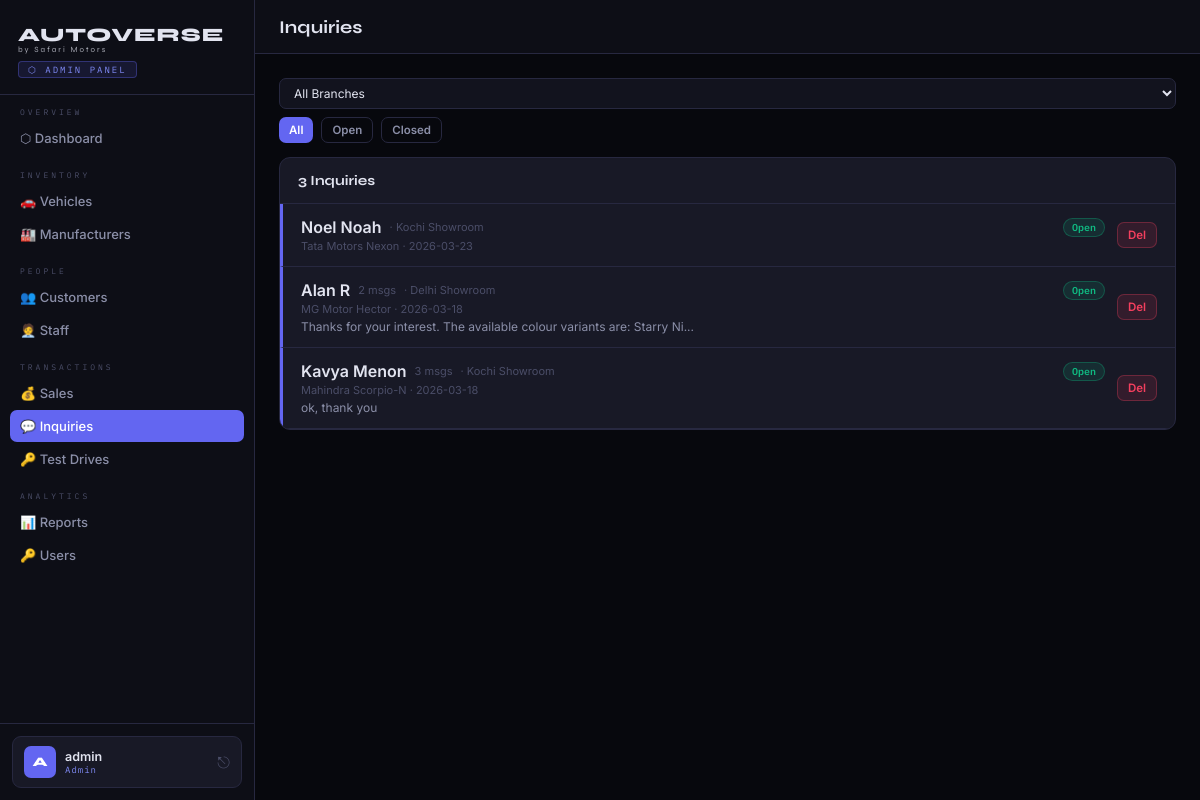
The page /admin/inquiries (signed in) on the database its author committed.
### tables this page shows
CREATE TABLE Inquiry (
            inquiry_id INTEGER PRIMARY KEY AUTOINCREMENT,
            customer_id INTEGER NOT NULL,
            vehicle_id INTEGER NOT NULL,
            branch TEXT NOT NULL,
            staff_id INTEGER,
            inquiry_date TEXT NOT NULL,
            status TEXT DEFAULT 'open' CHECK(status IN ('open','closed')),
            FOREIGN KEY (customer_id) REFERENCES Customer(customer_id) ON DELETE CASCADE,
            FOREIGN KEY (vehicle_id) REFERENCES Vehicle(vehicle_id) ON DELETE CASCADE,
            FOREIGN KEY (staff_id) REFERENCES Sales_Staff(staff_id) ON DELETE SET NULL
        );

CREATE TABLE Customer (
            customer_id INTEGER PRIMARY KEY AUTOINCREMENT,
            name TEXT NOT NULL,
            phone TEXT,
            email TEXT,
            address TEXT,
            user_id INTEGER,
            FOREIGN KEY (user_id) REFERENCES Users(user_id) ON DELETE SET NULL
        );

### app.py (the view)
@app.route('/admin/inquiries')
@login_required
@role_required('admin')
def admin_inquiries():
    db = get_db()
    branch_f = request.args.get('branch',''); status_f = request.args.get('status','')
    q = """SELECT i.*, c.name as customer_name, m.name||' '||v.model as vehicle,
               ss.name as staff_name,
               (SELECT COUNT(*) FROM InquiryMessage im WHERE im.inquiry_id=i.inquiry_id) as msg_count,
               (SELECT sent_at FROM InquiryMessage im WHERE im.inquiry_id=i.inquiry_id ORDER BY sent_at DESC LIMIT 1) as last_msg_at,
               (SELECT message FROM InquiryMessage im WHERE im.inquiry_id=i.inquiry_id ORDER BY sent_at DESC LIMIT 1) as last_msg
        FROM Inquiry i JOIN Customer c ON i.customer_id=c.customer_id
        JOIN Vehicle v ON i.vehicle_id=v.vehicle_id
        JOIN Manufacturer m ON v.manufacturer_id=m.manufacturer_id
        LEFT JOIN Sales_Staff ss ON i.staff_id=ss.staff_id WHERE 1=1"""
    params = []
    if branch_f: q += " AND i.branch=?"; params.append(branch_f)
    if status_f: q += " AND i.status=?"; params.append(status_f)
    rows = db.execute(q+" ORDER BY COALESCE(last_msg_at, i.inquiry_date) DESC", params).fetchall()
    unread = db.execute("""SELECT COUNT(*) FROM InquiryMessage
        WHERE sender_role='customer' AND is_read=0""").fetchone()[0]
    db.close()
    return render_template('admin/inquiries.html', inquiries=rows,
                           branch_filter=branch_f, status_filter=status_f,
                           unread=unread, branches=BRANCHES)

### app.py (called while the page is built)
def login_required(f):
    @wraps(f)
    def decorated(*args, **kwargs):
        if 'user_id' not in session:
            flash('Please log in to continue.', 'warning')
            return redirect(url_for('login'))
        return f(*args, **kwargs)
    return decorated

def role_required(*roles):
    def decorator(f):
        @wraps(f)
        def decorated(*args, **kwargs):
            if session.get('role') not in roles:
                flash('Access denied.', 'danger')
                return redirect(url_for('dashboard'))
            return f(*args, **kwargs)
        return decorated
    return decorator

### database.py (called while the page is built)
def get_db():
    conn = sqlite3.connect(DB_PATH)
    conn.row_factory = sqlite3.Row
    conn.execute("PRAGMA foreign_keys = ON")
    return conn

### templates/admin/inquiries.html (shortened to what this page needs)
{% extends 'admin/base.html' %}
{% block page_title %}Inquiries{% endblock %}
{% block content %}
<div style="display:flex;gap:8px;margin-bottom:14px;flex-wrap:wrap;">
  <select onchange="location='?branch='+this.value+'&status={{ status_filter }}'" style="font-size:12px;padding:6px 10px;">
    <option value="">All Branches</option>
  </select>
  {% for s in ['','open','closed'] %}
  <a href="?branch={{ branch_filter }}&status={{ s }}" class="btn {% if status_filter==s %}btn-primary{% else %}btn-ghost{% endif %} btn-sm">
    {{ {'':'All','open':'Open','closed':'Closed'}.get(s,s) }}
  </a>
  {% endfor %}
</div>
<div class="card">
  <div class="card-hdr">
    <span class="card-title">{{ inquiries|length }} Inquiries</span>
  </div>
  {% if inquiries %}
    {% for i in inquiries %}
    <a href="{{ url_for('admin_inquiry_chat', id=i.inquiry_id) }}" style="text-decoration:none;display:block;">
      <div style="padding:13px 18px;border-bottom:1px solid var(--border);
                  border-left:3px solid {% if i.status=='closed' %}var(--t3){% else %}var(--accent){% endif %};
                  cursor:pointer;transition:background 0.15s;" onmouseover="this.style.background='var(--surface2)'" onmouseout="this.style.background='transparent'">
        <div style="display:flex;align-items:center;gap:12px;flex-wrap:wrap;">
          <div style="flex:1;min-width:0;">
            <div style="display:flex;align-items:center;gap:8px;flex-wrap:wrap;">
              <span class="td-main">{{ i.customer_name }}</span>
              {% if i.msg_count and i.msg_count > 0 %}<span style="font-size:11px;color:var(--t3);">{{ i.msg_count }} msgs</span>{% endif %}
              <span style="font-size:11px;color:var(--t3);">· {{ i.branch }}</span>
              <span class="badge {% if i.status=='open' %}b-available{% else %}b-closed{% endif %}" style="margin-left:auto;">{{ i.status }}</span>
            </div>
            <div style="font-size:11px;color:var(--t3);margin-top:2px;">{{ i.vehicle }} · {{ i.inquiry_date }}</div>
            {% if i.last_msg %}<div style="font-size:12px;color:var(--t2);margin-top:3px;white-space:nowrap;overflow:hidden;text-overflow:ellipsis;">{{ i.last_msg[:70] }}{% if i.last_msg|length>70 %}...{% endif %}</div>{% endif %}
          </div>
          <form method="POST" action="{{ url_for('admin_delete_inquiry', id=i.inquiry_id) }}" onclick="event.stopPropagation();" onsubmit="return confirm('Delete?')">
            <button type="submit" class="btn btn-danger btn-sm">Del</button>
          </form>
        </div>
      </div>
    </a>
    {% endfor %}
  {% else %}
  <div style="padding:40px;text-align:center;color:var(--t3);">No inquiries found.</div>
  {% endif %}
</div>
{% endblock %}

### templates/admin/base.html (style rules this page uses)
:root { --bg:#07080d;--bg2:#0d0e16;--bg3:#12131e;--surface:#181926;--s2:#1e2030;--border:#272840;--accent:#6366f1;--a2:#818cf8;--red:#f43f5e;--gold:#f59e0b;--green:#10b981;--blue:#38bdf8;--text:#e2e4f0;--t2:#8b8fa8;--t3:#4b4e68;--sw:255px; }
* { margin:0;padding:0;box-sizing:border-box; }
body { font-family:'Inter',sans-serif;background:var(--bg);color:var(--text);min-height:100vh;display:flex; }
.card { background:var(--surface);border:1px solid var(--border);border-radius:11px;overflow:hidden; }
.card-hdr { padding:14px 18px;border-bottom:1px solid var(--border);display:flex;align-items:center;justify-content:space-between;gap:10px; }
.card-title { font-family:'Syne',sans-serif;font-size:14px;font-weight:700; }
.td-main { color:var(--text);font-weight:600; }
.badge { display:inline-flex;align-items:center;padding:2px 8px;border-radius:20px;font-size:10px;font-weight:600;text-transform:capitalize;font-family:'IBM Plex Mono',monospace; }
.b-available { background:rgba(16,185,129,0.13);color:var(--green);border:1px solid rgba(16,185,129,0.3); }
.btn { display:inline-flex;align-items:center;gap:5px;padding:7px 14px;border-radius:7px;border:none;cursor:pointer;font-family:'Inter',sans-serif;font-size:12.5px;font-weight:600;transition:all 0.15s;text-decoration:none;white-space:nowrap; }
.btn-primary { background:var(--accent);color:#fff; }
.btn-ghost { background:transparent;color:var(--t2);border:1px solid var(--border); }
.btn-danger { background:rgba(244,63,94,0.12);color:var(--red);border:1px solid rgba(244,63,94,0.3); }
.btn-sm { padding:5px 10px;font-size:11.5px; }
input,select,textarea { background:var(--bg3);border:1px solid var(--border);border-radius:7px;color:var(--text);padding:9px 12px;font-size:13px;font-family:'Inter',sans-serif;transition:border-color 0.2s;outline:none;width:100%; }
select option { background:var(--bg3); }

### rows shown on the page
Inquiry: customer_name "Noel Noah", branch "Kochi Showroom", status "Open", vehicle "Tata Motors Nexon", inquiry_date "2026-03-23"
Inquiry: customer_name "Alan R", msg_count "2", branch "Delhi Showroom", status "Open", vehicle "MG Motor Hector", inquiry_date "2026-03-18", last_msg "Thanks for your interest. The available colour variants are: Starry Ni"
Inquiry: customer_name "Kavya Menon", msg_count "3", branch "Kochi Showroom", status "Open", vehicle "Mahindra Scorpio-N", inquiry_date "2026-03-18", last_msg "ok, thank you"

### other values the page prints
{{ session.username[0].upper() }} "A"
{{ session.username }} "admin"
{{ {'':'All','open':'Open','closed':'Closed'}.get(s,s) }} "All" "Open" "Closed"
{{ inquiries|length }} "3"
